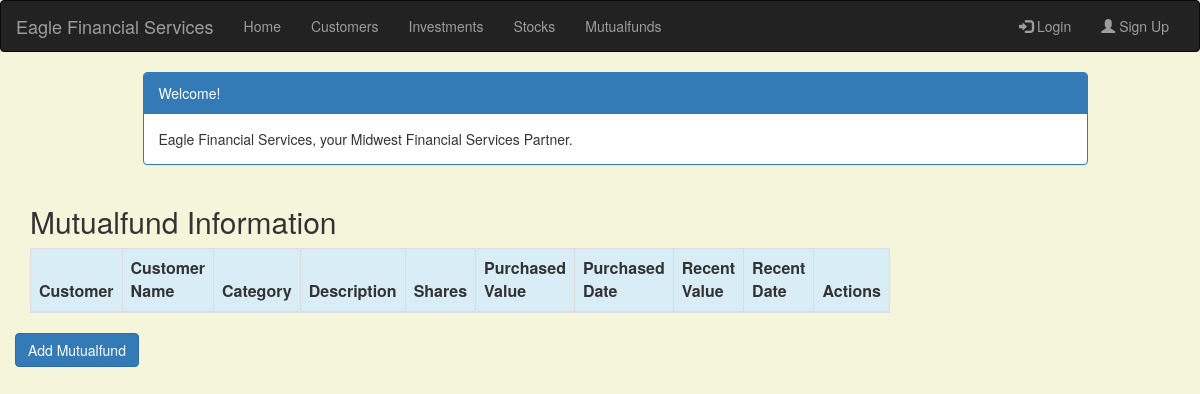
Before: /mutualfund/ with the older database file.
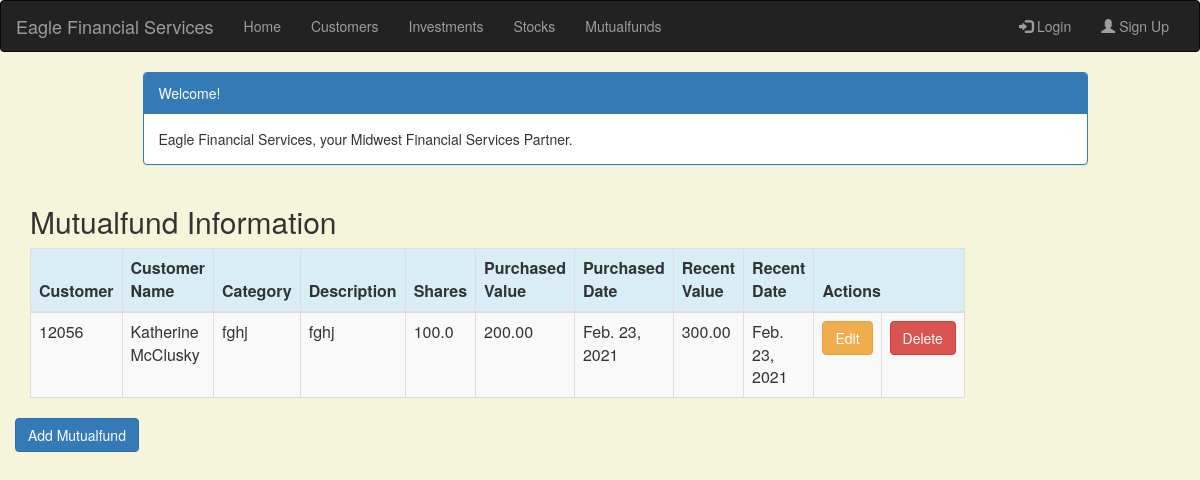
After: the same page with the newer database file.
### portfolio/models.py (models this page shows, shortened)
class Mutualfund(models.Model):
    customer = models.ForeignKey(Customer, related_name='mutualfunds', on_delete=models.CASCADE)
    category = models.CharField(max_length=50)
    description = models.CharField(max_length=200)
    shares = models.DecimalField(max_digits=10, decimal_places=1)
    purchased_value = models.DecimalField(max_digits=10, decimal_places=2)
    purchased_date = models.DateField(default=timezone.now)
    recent_value = models.DecimalField(max_digits=10, decimal_places=2)
    recent_date = models.DateField(default=timezone.now, blank=True, null=True)

class Customer(models.Model):
    name = models.CharField(max_length=50)
    address = models.CharField(max_length=200)
    cust_number = models.IntegerField(blank=False, null=False)
    city = models.CharField(max_length=50)
    state = models.CharField(max_length=50)
    zipcode = models.CharField(max_length=10)
    email = models.EmailField(max_length=200)
    cell_phone = models.CharField(max_length=50)
    created_date = models.DateTimeField(
        default=timezone.now)
    updated_date = models.DateTimeField(auto_now_add=True)
    def __str__(self):
        return str(self.cust_number)

### portfolio/views.py (the view)
# urls.py: url(r'^mutualfund/$', views.mutualfund_list, name='mutualfund_list'),
def mutualfund_list(request):
    mutualfunds = Mutualfund.objects.filter( purchased_date__lte=timezone.now())
    return render(request, 'portfolio/mutualfund_list.html' , {'mutualfunds': mutualfunds})

### portfolio/templates/portfolio/mutualfund_list.html (shortened to what this page needs)
{% extends 'portfolio/base.html' %}
{% block content %}
    <html>
    <head>
        <link rel="stylesheet" href="https://maxcdn.bootstrapcdn.com/bootstrap/3.3.4/css/bootstrap.min.css">
    </head>
    <body>
    <div class="container">
        <div class="row">
            <div class="col-md-10 col-md-offset-1">
                <div class="panel panel-primary">
                    <div class="panel-heading">Welcome!</div>
                    <div class="panel-body">
                        Eagle Financial Services, your Midwest Financial Services Partner.
                    </div>
                </div>
            </div>
        </div>
    </div>
    <div class="row">
        <h2 style="padding-left: 15Px">Mutualfund Information</h2>
    </div>
    <div>
        <table class="table table-striped table-bordered table-hover">
            <thead>
            <tr class="bg-info">
                <th>Customer</th>
                <th>Customer Name</th>
                <th>Category</th>
                <th>Description</th>
                <th>Shares</th>
                <th>Purchased Value</th>
                <th>Purchased Date</th>
                <th>Recent Value</th>
                <th>Recent Date</th>
                <th colspan="3">Actions</th>
            </tr>
            </thead>
            <tbody>
            {% for mutualfund in mutualfunds %}
                <tr>
                    <td>{{ mutualfund.customer }}</td>
                    <td>{{ mutualfund.customer.name}}</td>
                    <td>{{ mutualfund.category }}</td>
                    <td>{{ mutualfund.description }}</td>
                    <td>{{ mutualfund.shares }}</td>
                    <td>{{ mutualfund.purchased_value }}</td>
                    <td>{{ mutualfund.purchased_date }}</td>
                    <td>{{ mutualfund.recent_value }}</td>
                    <td>{{ mutualfund.recent_date }}</td>
                    <td><a href="{% url 'portfolio:mutualfund_edit' pk=mutualfund.pk %}"
                           class="btn btn-warning">Edit</a></td>
                    <td><a href="{% url 'portfolio:mutualfund_delete' pk=mutualfund.pk %}"
                           onclick="return confirm('Are you sure you want to delete?')"
                           class="btn btn-danger">Delete</a>
                    </td>
                </tr>
            {% endfor %}
            </tbody>
        </table>
     <div class="row">
            <a href="{% url 'portfolio:mutualfund_new' %}" class="row"><span
                    class="btn btn-primary">Add Mutualfund</span></a>
        </div>
    </div>
    </body>
    </html>
{% endblock %}

Changed rows visible on the page:
added Mutualfund: customer "12056", customer.name "Katherine McClusky", category "fghj", description "fghj", shares "100.0", purchased_value "200.00", purchased_date "Feb. 23, 2021", recent_value "300.00", recent_date "Feb. 23, 2021"
